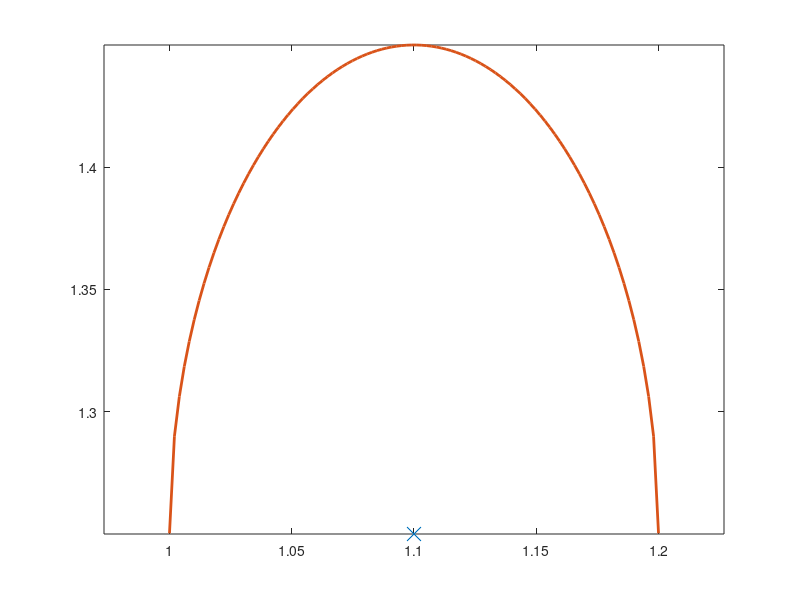

Recreate this plot in MATLAB. (Note: this script raises an error after producing the figure.)
clear variables; close all; clc


%% Ground truth
xTrue	= [1; 1];

%% Prior
xHat	= [1.1; 1.25];
PXX		= [(0.1)^2 0; 0 (0.2)^2];

%% Mutual information

sensorMinRange	= 0.3;
sensorMaxRange	= 2;
rMeas			= (0.1)^2;

nPoints = 100;
x1F = (linspace(-1, 3.5, nPoints))';
x2F = linspace(-1, 3.5, nPoints);


nSensors		= 5;
sensorLocations = zeros(2, nSensors);
nSensorsPlaced	= 0;


figure;
plot(xHat(1), xHat(2), 'x', 'MarkerSize', 10); hold on; axis equal
xPlot	= linspace( (xHat(1) - (1-1E-6)*sqrt(PXX(1,1))), (xHat(1) + (1-1E-6)*sqrt(PXX(1,1))), 100 );
yPlot1	= sqrt(PXX(2,2)) * (1 - (xPlot - xHat(1)).^2 / PXX(1,1) ).^0.5 + xHat(2);
yPlot2	= -sqrt(PXX(2,2)) * (1 - (xPlot - xHat(1)).^2 / PXX(1,1) ).^0.5 + xHat(2);

plot(xPlot, yPlot1, 'LineWidth', 2);
ax = gca; ax.ColorOrderIndex = ax.ColorOrderIndex - 1;
plot(xPlot, yPlot2, 'LineWidth', 2);

make_nice_figures(gcf, gca, 14, [], '$x_1$', '$x_2$', 'Mutual Information', [], [], [-1 3.5], [-1 3.5])

while (nSensorsPlaced < nSensors)
	maxMI = 0;
	maxMILocation = [];
	
	MI = zeros(nPoints);
	for m1 = 1:nPoints
		for m2 = 1:nPoints

			C = zeros(nSensorsPlaced + 1, 2);

			%----- These are the sensors already placed
			for m3 = 1:nSensorsPlaced
				thisSensorLocation = sensorLocations(:, m3);
				expRange = norm(thisSensorLocation - xHat);
				C(m3 + 1, :) = -(1 / expRange) * ...
					[(xHat(1) - thisSensorLocation(1)), (xHat(2) - thisSensorLocation(2))];
			end
		
			%----- This is the sensor to be placed in this iteration
			expRange	= norm([x1F(m1); x2F(m2)] - xHat);
			C(1, :)		= (1 / expRange)* ...
				[(xHat(1) - x1F(m1)), (xHat(2) - x2F(m2)) ];

			PZZ	= C * PXX * C' + rMeas*eye(nSensorsPlaced + 1);
			PXZ	= PXX*C';
			PJoint = [PXX PXZ; PXZ' PZZ];
	
			if (expRange <= sensorMaxRange) && (expRange >= sensorMinRange)
				MI(m2, m1) = 0.5*log( det(PXX) * det(PZZ) / det(PJoint) );
			end
	
			if MI(m2, m1) >= maxMI
				maxMI			= MI(m2, m1);
				maxMILocation	= [x1F(m1); x2F(m2)];
			end
		end
	end

	nSensorsPlaced = nSensorsPlaced + 1;
	sensorLocations(:, nSensorsPlaced) = maxMILocation;

	zMin	= min(MI(:));
	zMax	= max(MI(:));
	
	hdl1 = surf(ax, x1F, x2F, MI, 'LineStyle','none');
	clim([zMin zMax]); colorbar; view(2); 
	hdl2 = plot3(maxMILocation(1), maxMILocation(2), zMax, '.', 'MarkerSize', 20);

	for m3 = 1:nSensorsPlaced - 1
		hdl3 = plot3(sensorLocations(1, m3), sensorLocations(2, m3), zMax, 'o', 'MarkerSize', 10);
	end

	delete(hdl1)
	delete(hdl2)
	if nSensorsPlaced > 1
		delete(hdl3)
	end

end







% 
